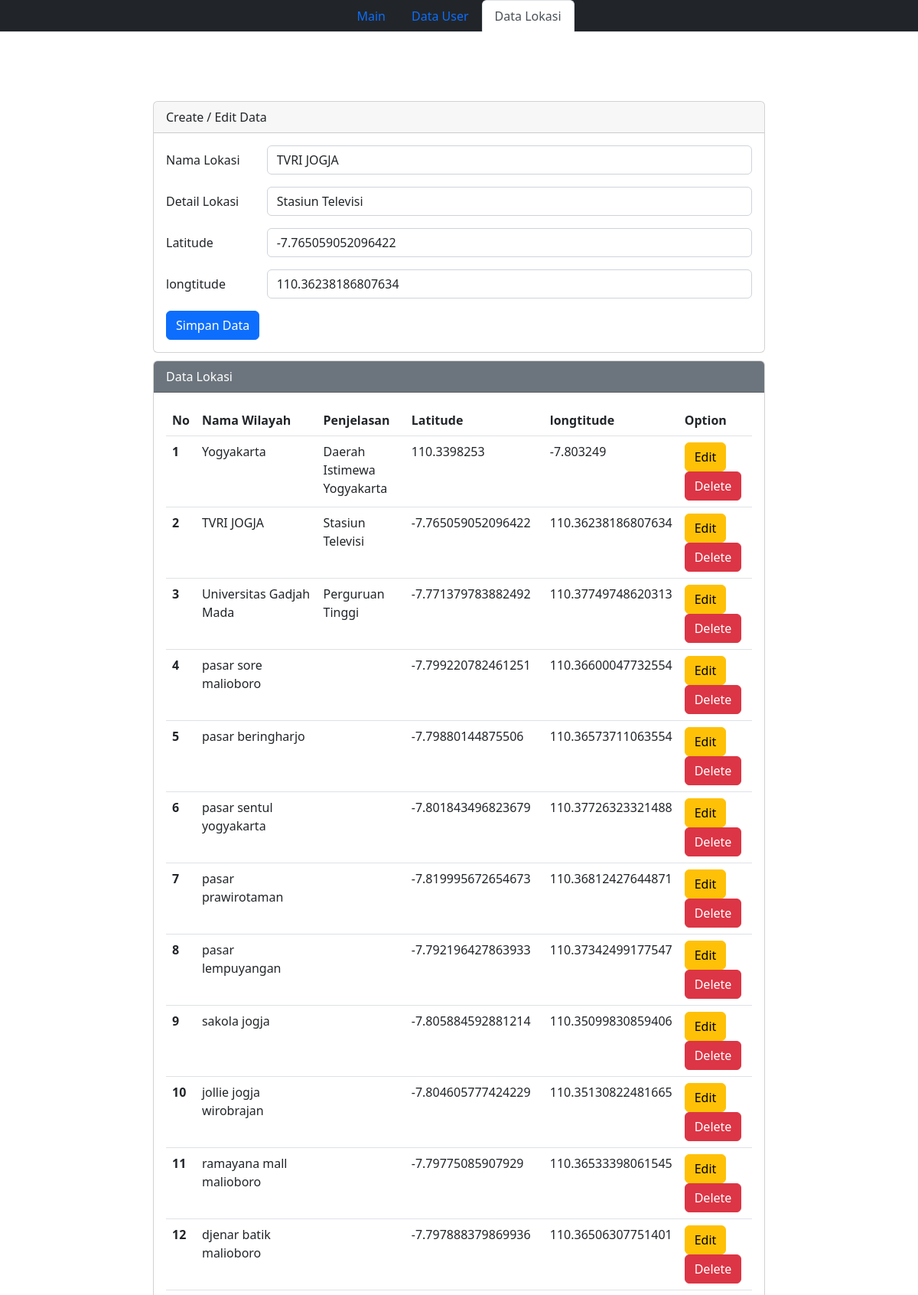
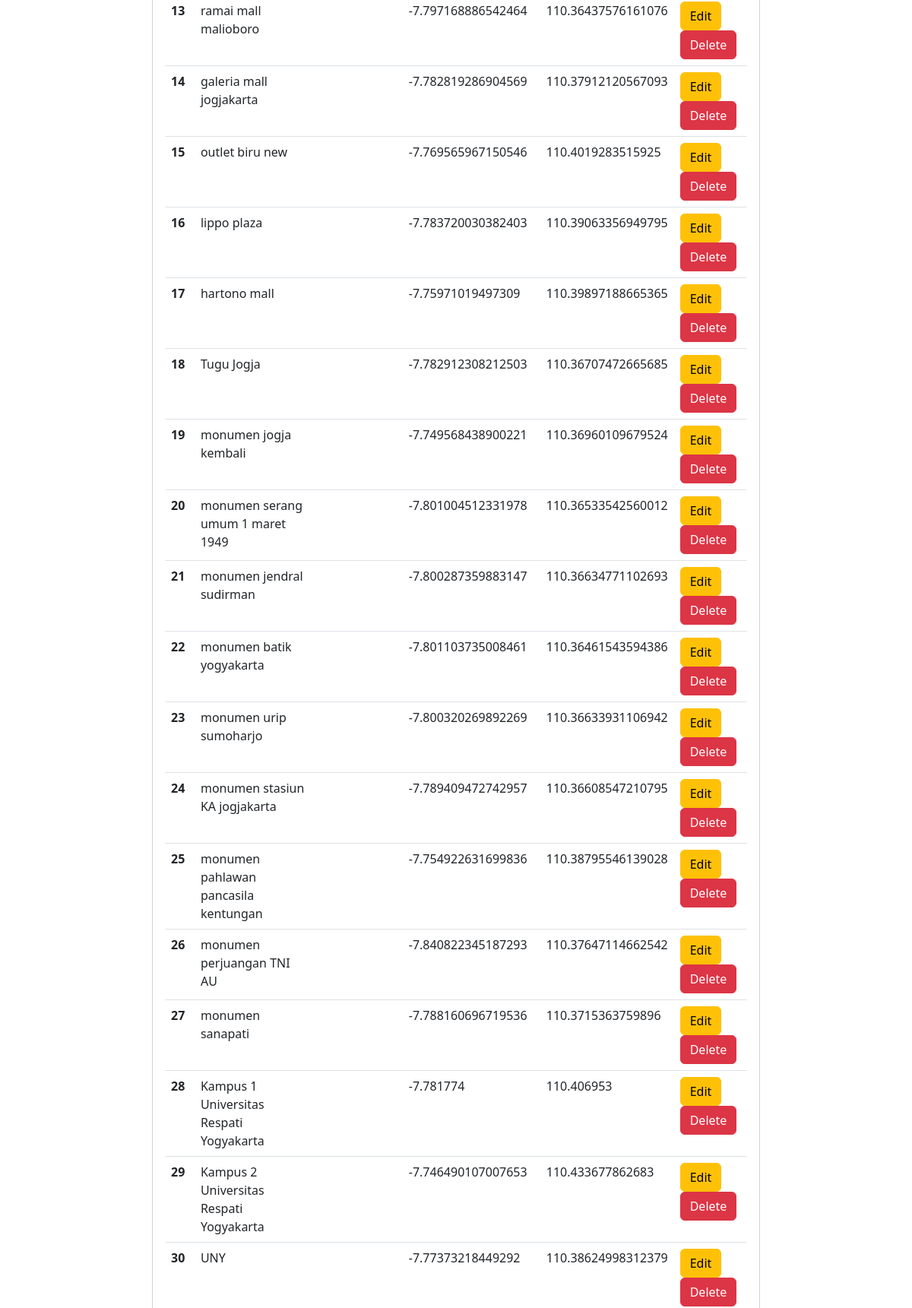
The app's page /php-crud/data.php?op=edit&id=6 (upper part) with its own data (2 pictures, top to bottom).
### tables this page shows
CREATE TABLE `data` (
  `id` int(11) NOT NULL,
  `nama_wil` varchar(255) DEFAULT NULL,
  `summ` varchar(255) DEFAULT NULL,
  `latitude` varchar(255) DEFAULT NULL,
  `longtitude` varchar(255) DEFAULT NULL
);

### php-crud/data.php (the view, shortened to what this page needs)
<?php
$host = '';
$user = "root";
$pass = "";
$db = "db_data";
$koneksi = mysqli_connect($host, $user, $pass, $db);
$nama_wil = "";
$summ = "";
$latitude = "";
$longtitude = "";
if (isset($_GET['op'])) {
    $op = $_GET['op'];
} else {
    $op = "";
}
if ($op == 'edit') {
    $id = $_GET['id'];
    $sql1 = "select * from data where id = '$id'";
    $q1 = mysqli_query($koneksi, $sql1);
    $r1 = mysqli_fetch_array($q1);
    $nama_wil = $r1['nama_wil'];
    $summ = $r1['summ'];
    $latitude = $r1['latitude'];
    $longtitude = $r1['longtitude'];
}
?>
<!DOCTYPE html>
<html lang="en">
<head>
    <link href="https://cdn.jsdelivr.net/npm/bootstrap@5.2.3/dist/css/bootstrap.min.css" rel="stylesheet"
>
    <link rel="stylesheet" href="style.css">
</head>
<body>
    <div>
        <ul class="nav nav-tabs text-bg-dark justify-content-center">
            <li class="nav-item">
                <a class="nav-link " aria-current="page" href="main.php">Main</a>
            </li>
            <li class="nav-item">
                <a class="nav-link " href="index.php">Data User</a>
            </li>
            <li class="nav-item">
                <a class="nav-link active" href="data.php">Data Lokasi</a>
            </li>
        </ul>
    </div>
    <div class="bd-1">
        <div class="mx-auto">
            <div class="card">
                <div class="card-header">
                    Create / Edit Data
                </div>
                <div class="card-body">
                    <form action="" method="POST">
                        <div class="mb-3 row">
                            <label for="nama" class="col-sm-2 col-form-label">Nama Lokasi</label>
                            <div class="col-sm-10">
                                <input type="text" class="form-control" name="nama_wil" id="nama_wil"
                                    value="<?php echo $nama_wil ?>">
                            </div>
                        </div>
                        <div class="mb-3 row">
                            <label for="email" class="col-sm-2 col-form-label">Detail Lokasi</label>
                            <div class="col-sm-10">
                                <input type="text" class="form-control" name="summ" id="summ"
                                    value="<?php echo $summ ?>">
                            </div>
                        </div>
                        <div class="mb-3 row">
                            <label for="latitude" class="col-sm-2 col-form-label">Latitude</label>
                            <div class="col-sm-10">
                                <input type="text" class="form-control" name="latitude" id="latitude"
                                    value="<?php echo $latitude ?>">
                            </div>
                        </div>
                        <div class="mb-3 row">
                            <label for="longtitude" class="col-sm-2 col-form-label">longtitude</label>
                            <div class="col-sm-10">
                                <input type="text" class="form-control" name="longtitude" id="longtitude"
                                    value="<?php echo $longtitude ?>">
                            </div>
                        </div>
                        <div class="col-12">
                            <input type="submit" name="submit" value="Simpan Data" class="btn btn-primary">
                        </div>
                    </form>
                </div>
            </div>
            <div class="card ">
                <div class="card-header text-white bg-secondary">
                    Data Lokasi
                </div>
                <div class="card-body">
                    <table class="table">
                        <thead>
                            <tr>
                                <th scope="col">No</th>
                                <th scope="col">Nama Wilayah</th>
                                <th scope="col">Penjelasan</th>
                                <th scope="col">Latitude</th>
                                <th scope="col">longtitude</th>
                                <th scope="col">Option</th>
                            </tr>
                        <tbody>
                            <?php
                            $sql2 = "select * from data order by id asc";
                            $q2 = mysqli_query($koneksi, $sql2);
                            $urut = 1;
                            while ($r2 = mysqli_fetch_array($q2)) {
                                $id = $r2['id'];
                                $nama_wil = $r2['nama_wil'];
                                $summ = $r2['summ'];
                                $latitude = $r2['latitude'];
                                $longtitude = $r2['longtitude'];
                            ?>
                            <tr>
                                <th scope="row">
                                    <?php echo $urut++ ?>
                                </th>
                                <td scope="row">
                                    <?php echo $nama_wil ?>
                                </td>
                                <td scope="row">
                                    <?php echo $summ ?>
                                </td>
                                <td scope="row">
                                    <?php echo $latitude ?>
                                </td>
                                <td scope="row">
                                    <?php echo $longtitude ?>
                                </td>
                                <td scope="row">
                                    <a href="data.php?op=edit&id=<?php echo $id ?>"><button type="button"
                                            class="btn btn-warning">Edit</button></a>
                                    <a href="data.php?op=delete&id=<?php echo $id ?>"
                                        onclick="return confirm('Delete ?')"><button type="button"
                                            class="btn btn-danger">Delete</button></a>
                                </td>
                            </tr>
                            <?php
                            }
                            ?>
                        </tbody>
                        </thead>
                    </table>
                </div>
            </div>
        </div>
    </div>
</body>
</html>

### php-crud/style.css (style rules this page uses)
.mx-auto { width: 800px; }
.card { margin-top: 10px; }
.bd-1 { display: flex; justify-content: center; margin-top: 10vh; }

### records on screen
data: nama_wil "TVRI JOGJA", summ "Stasiun Televisi", latitude "-7.765059052096422", longtitude "110.36238186807634"
data: nama_wil "Yogyakarta", summ "Daerah Istimewa Yogyakarta", latitude "110.3398253", longtitude "-7.803249"
data: nama_wil "Universitas Gadjah Mada", summ "Perguruan Tinggi", latitude "-7.771379783882492", longtitude "110.37749748620313"
data: nama_wil "pasar sore malioboro", latitude "-7.799220782461251", longtitude "110.36600047732554"
data: nama_wil "pasar beringharjo", latitude "-7.79880144875506", longtitude "110.36573711063554"
data: nama_wil "pasar sentul yogyakarta", latitude "-7.801843496823679", longtitude "110.37726323321488"
data: nama_wil "pasar prawirotaman", latitude "-7.819995672654673", longtitude "110.36812427644871"
data: nama_wil "pasar lempuyangan", latitude "-7.792196427863933", longtitude "110.37342499177547"
data: nama_wil "sakola jogja", latitude "-7.805884592881214", longtitude "110.35099830859406"
data: nama_wil "jollie jogja wirobrajan", latitude "-7.804605777424229", longtitude "110.35130822481665"
data: nama_wil "ramayana mall malioboro", latitude "-7.79775085907929", longtitude "110.36533398061545"
data: nama_wil "djenar batik malioboro", latitude "-7.797888379869936", longtitude "110.36506307751401"
data: nama_wil "ramai mall malioboro", latitude "-7.797168886542464", longtitude "110.36437576161076"
data: nama_wil "galeria mall jogjakarta", latitude "-7.782819286904569", longtitude "110.37912120567093"
data: nama_wil "outlet biru new", latitude "-7.769565967150546", longtitude "110.4019283515925"
data: nama_wil "lippo plaza", latitude "-7.783720030382403", longtitude "110.39063356949795"
data: nama_wil "hartono mall", latitude "-7.75971019497309", longtitude "110.39897188665365"
data: nama_wil "Tugu Jogja", latitude "-7.782912308212503", longtitude "110.36707472665685"
data: nama_wil "monumen jogja kembali", latitude "-7.749568438900221", longtitude "110.36960109679524"
data: nama_wil "monumen serang umum 1 maret 1949", latitude "-7.801004512331978", longtitude "110.36533542560012"
data: nama_wil "monumen jendral sudirman", latitude "-7.800287359883147", longtitude "110.36634771102693"
data: nama_wil "monumen batik yogyakarta", latitude "-7.801103735008461", longtitude "110.36461543594386"
data: nama_wil "monumen urip sumoharjo", latitude "-7.800320269892269", longtitude "110.36633931106942"
data: nama_wil "monumen stasiun KA jogjakarta", latitude "-7.789409472742957", longtitude "110.36608547210795"
data: nama_wil "monumen pahlawan pancasila kentungan", latitude "-7.754922631699836", longtitude "110.38795546139028"
data: nama_wil "monumen perjuangan TNI AU", latitude "-7.840822345187293", longtitude "110.37647114662542"
data: nama_wil "monumen sanapati", latitude "-7.788160696719536", longtitude "110.3715363759896"
data: nama_wil "Kampus 1 Universitas Respati Yogyakarta", latitude "-7.781774", longtitude "110.406953"
data: nama_wil "Kampus 2 Universitas Respati Yogyakarta", latitude "-7.746490107007653", longtitude "110.433677862683"
data: nama_wil "UNY", latitude "-7.77373218449292", longtitude "110.38624998312379"
